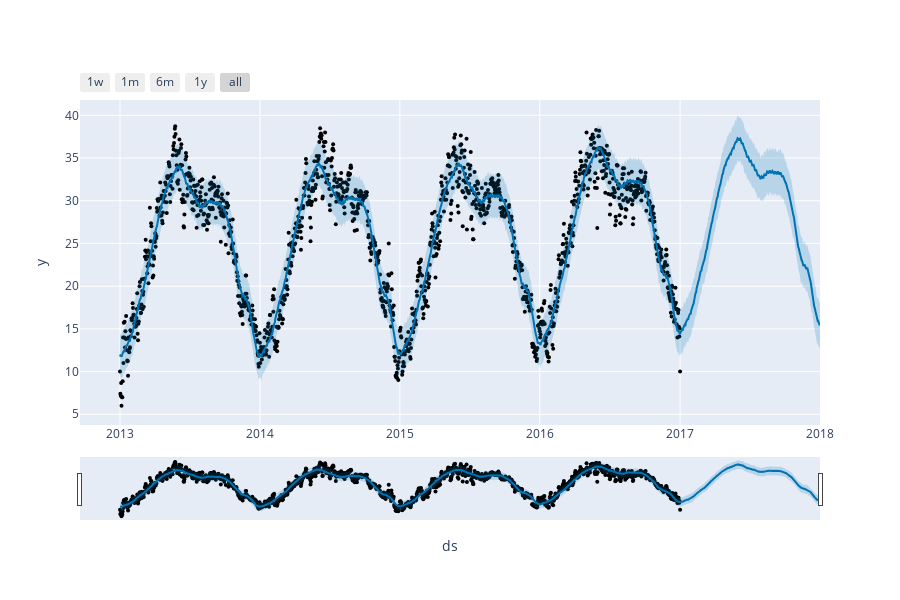

Source (notebook cell):
### Code cell
from prophet import Prophet
from prophet.plot import plot_plotly, plot_components_plotly
model = Prophet()
model.fit(forecast_data)
forecasts = model.make_future_dataframe(periods=365)
predictions = model.predict(forecasts)
plot_plotly(model, predictions)

### Figure 1 — Plotly figure (JSON) as saved in the notebook; plotly's stock layout.template omitted (floating-point values rounded to 4 significant figures; data arrays with more than 128 entries replaced by an {"elided": "..."} marker saying what was removed)
{"data": [{"marker": {"color": "black", "size": 4}, "mode": "markers", "name": "Actual", "type": "scatter", "x": {"elided": "1462 str values"}, "y": {"elided": "1462 float values"}}, {"hoverinfo": "skip", "line": {"width": 0}, "mode": "lines", "type": "scatter", "x": {"elided": "1827 str values"}, "y": {"elided": "1827 float values"}}, {"fill": "tonexty", "fillcolor": "rgba(0, 114, 178, 0.2)", "line": {"color": "#0072B2", "width": 2}, "mode": "lines", "name": "Predicted", "type": "scatter", "x": {"elided": "1827 str values"}, "y": {"elided": "1827 float values"}}, {"fill": "tonexty", "fillcolor": "rgba(0, 114, 178, 0.2)", "hoverinfo": "skip", "line": {"width": 0}, "mode": "lines", "type": "scatter", "x": {"elided": "1827 str values"}, "y": {"elided": "1827 float values"}}], "layout": {"height": 600, "showlegend": false, "width": 900, "xaxis": {"rangeselector": {"buttons": [{"count": 7, "label": "1w", "step": "day", "stepmode": "backward"}, {"count": 1, "label": "1m", "step": "month", "stepmode": "backward"}, {"count": 6, "label": "6m", "step": "month", "stepmode": "backward"}, {"count": 1, "label": "1y", "step": "year", "stepmode": "backward"}, {"step": "all"}]}, "rangeslider": {"visible": true}, "title": {"text": "ds"}, "type": "date"}, "yaxis": {"title": {"text": "y"}}}}
